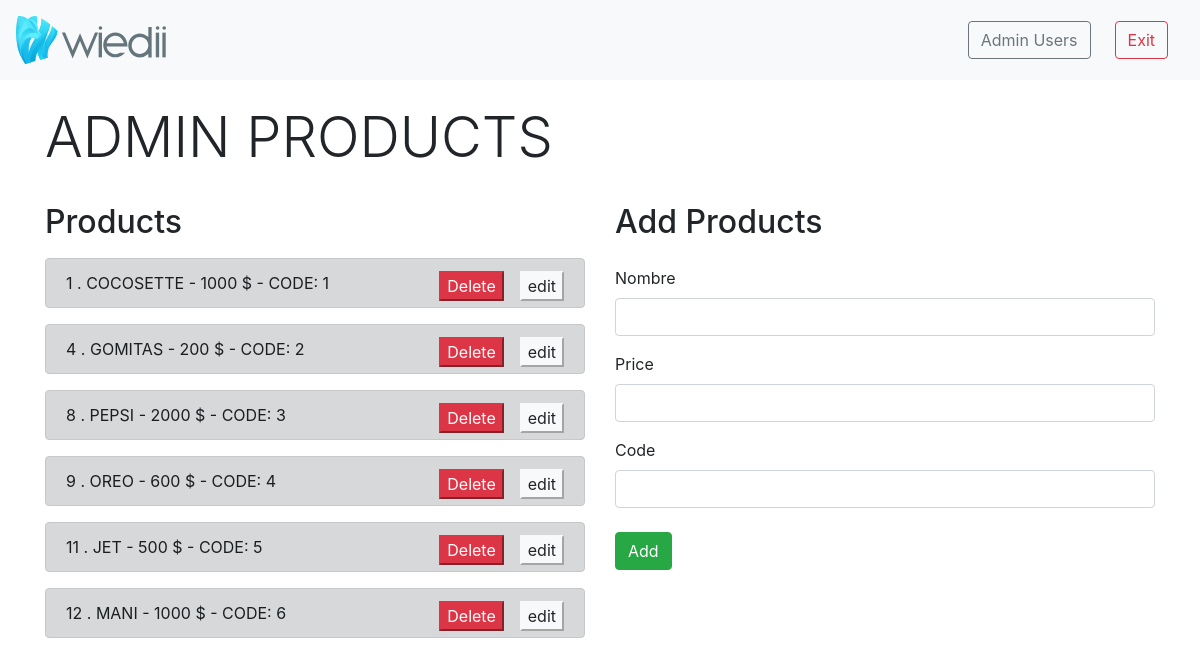
The page /adminProducts.php (signed in) on the database its author committed.
### tables this page shows
CREATE TABLE `products` (
  `id` int(3) NOT NULL,
  `name` varchar(255) NOT NULL,
  `price` int(5) NOT NULL,
  `code` varchar(255) NOT NULL
);

### adminProducts.php (the view, shortened to what this page needs)
<?php
include_once 'conection.php';
$sql_reader = 'SELECT * FROM products';
$gsent = $pdo->prepare($sql_reader);
$gsent->execute();
$result = $gsent->fetchAll();
?>
<!doctype html>
<html lang="en">
<head>
  <div class="bootstrap">
    <link rel="stylesheet" href="css/bootstrap.min.css">
    <nav class="navbar navbar-light bg-light">
      <a class="navbar-brand">
        <img src="util/mainlogoW.svg" width="50%" height="50%" class="d-inline-block align-top" alt="">
      </a>
      <u class="navbar">
        <a href="adminUsers.php" class="navbar-brand">
          <button class="btn btn-outline-secondary mr-2">Admin Users</button>
        </a>
        <a href="logoutAdmin.php">
          <button type="button" class="btn btn-outline-danger">Exit</button>
        </a>
      </u>
    </nav>
  </div>
</head>
<body>
  <div class="container mt-4">
  <h1 class="display-4">ADMIN PRODUCTS</h1>
    <div class="row">
      <div class="col-md-6 mt-4">
        <h2>Products</h2>
        <?php foreach ($result as $data) : ?>
          <div class="alert alert-dark text-uppercase mt-3" role="alert">
            <?php echo $data['id']; ?>
            .
            <?php echo $data['name']; ?>
            -
            <?php echo $data['price'] . ' $'; ?>
            - code:
            <?php echo $data['code']; ?>
            <a href="adminProducts.php?id=<?php echo $data['id']; ?>">
              <button class="btn-light float-right">edit</button>
            </a>
            <a href="deleteProducts.php?id=<?php echo $data['id']; ?>">
              <button class="btn-danger float-right mr-3">Delete</button>
            </a>
          </div>
        <?php endforeach ?>
      </div>
      <div class="col-md-6 mt-4">
        <?php if (!$_GET) : ?>
          <form method="POST">
            <h2>Add Products</h2>
            <label class="mt-3">Nombre</label>
            <input type="text" class="form-control text-uppercase" name="name" required>
            <label class="mt-3">Price</label>
            <input type="text" class="form-control" name="price" required>
            <label class="mt-3">Code</label>
            <input type="text" class="form-control" name="code" required>
            <button class="btn btn-success mt-4">Add</button>
          </form>
        <?php endif ?>
      </div>
    </div>
  </div>
</body>
</html>

### rows shown on the page
products: id "1", name "COCOSETTE", price "1000", code "1"
products: id "4", name "GOMITAS", price "200", code "2"
products: id "8", name "PEPSI", price "2000", code "3"
products: id "9", name "OREO", price "600", code "4"
products: id "11", name "JET", price "500", code "5"
products: id "12", name "MANI", price "1000", code "6"
